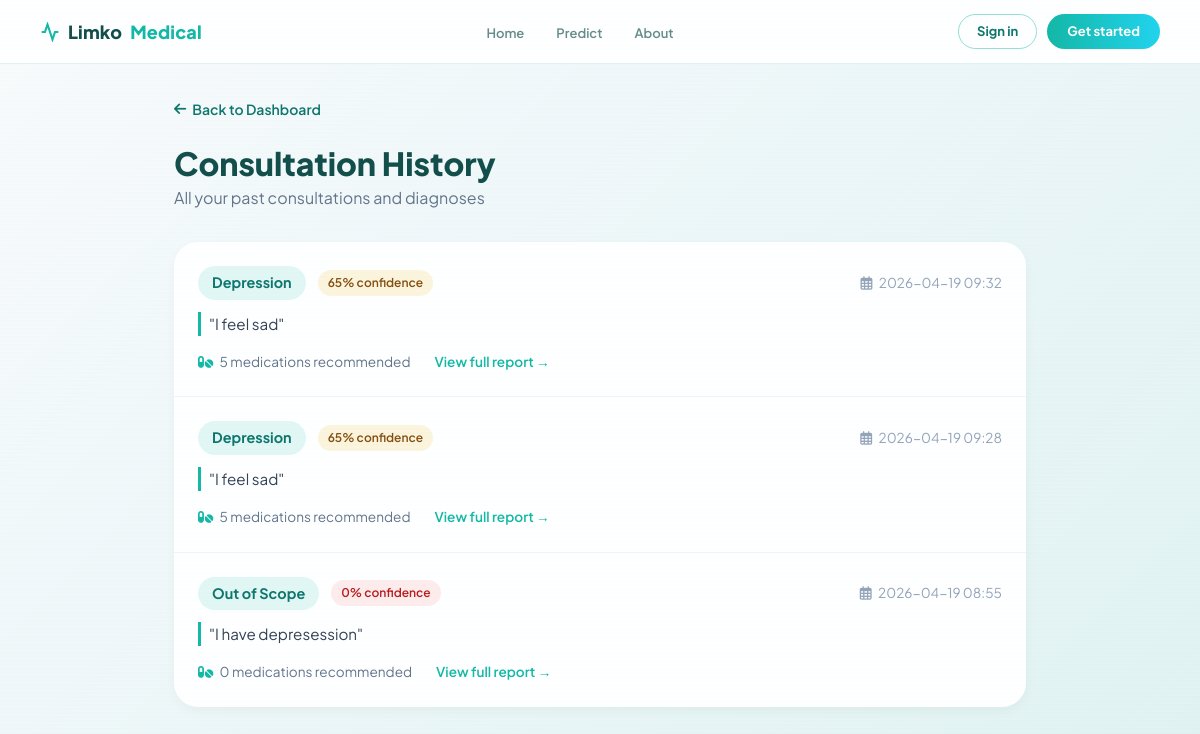
The page /history (signed in) on the database as committed earlier.
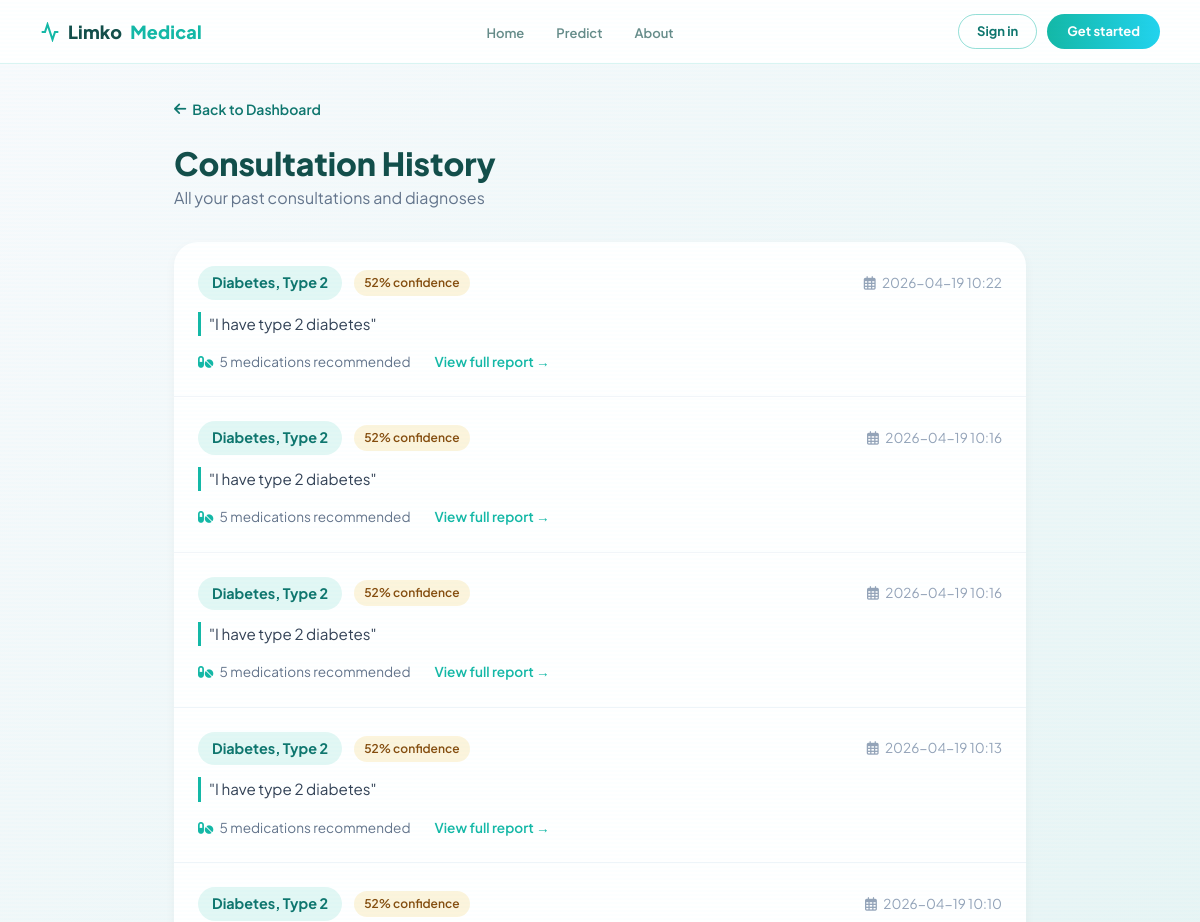
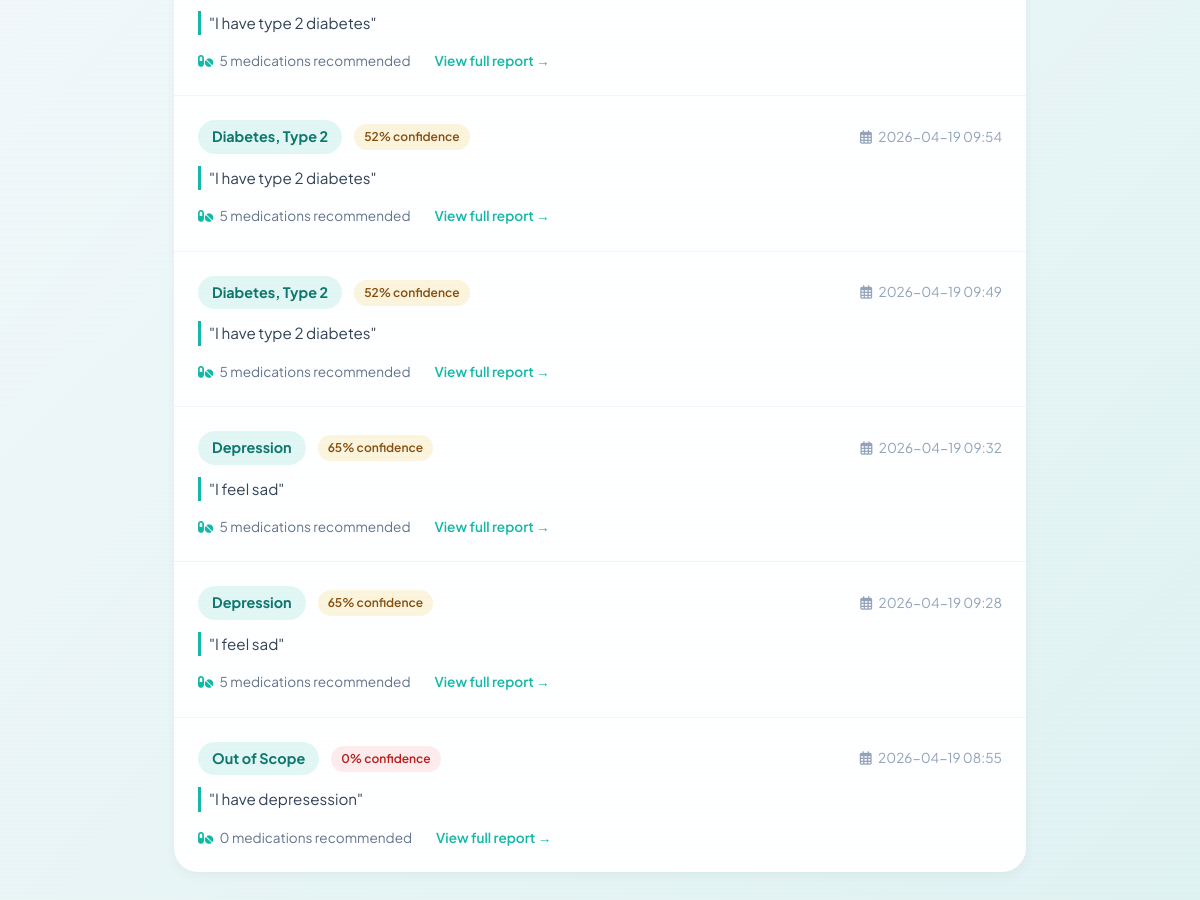
The same page on the database as committed later (2 pictures, top to bottom).
### tables this page shows
CREATE TABLE consultations (
                    consultation_id INTEGER PRIMARY KEY AUTOINCREMENT,
                    user_id TEXT NOT NULL,
                    symptoms TEXT NOT NULL,
                    predicted_condition TEXT NOT NULL,
                    confidence REAL NOT NULL,
                    recommendations TEXT,
                    created_at TIMESTAMP DEFAULT CURRENT_TIMESTAMP,
                    FOREIGN KEY (user_id) REFERENCES users(user_id)
                );

### web/routes.py (the view)
@main_bp.route('/history')
@login_required
def history():
    history_service = get_history_service()
    user_id = session['user_id']
    consultations = history_service.get_user_history(user_id)
    return render_template('history.html', consultations=consultations)

### web/routes.py (called while the page is built)
def login_required(f):
    @wraps(f)
    def decorated_function(*args, **kwargs):
        if 'user_id' not in session:
            flash('Please sign in to access this page.', 'error')
            return redirect(url_for('main.login'))
        return f(*args, **kwargs)
    return decorated_function

def get_history_service():
    if not hasattr(current_app, '_history'):
        current_app._history = HistoryService()
    return current_app._history

### web/templates/history.html (shortened to what this page needs)
{% extends "base.html" %}
{% block content %}
<div class="history-page">
    <div class="history-container">
        <a href="{{ url_for('main.dashboard') }}" class="back-link">
            <i class="fas fa-arrow-left"></i> Back to Dashboard
        </a>
        <div class="page-header">
            <div>
                <h1>Consultation History</h1>
                <p>All your past consultations and diagnoses</p>
            </div>
        </div>
        {% if consultations %}
        <div class="history-card">
            {% for consult in consultations %}
            <div class="history-item">
                <div class="history-header">
                    <div class="history-condition">
                        <span class="condition-badge">{{ consult.condition }}</span>
                        {% set cl = 'High' if consult.confidence >= 0.7 else ('Moderate' if consult.confidence >= 0.5 else 'Low') %}
                        <span class="confidence-badge confidence-{{ cl|lower }}">
                            {{ (consult.confidence * 100)|int }}% confidence
                        </span>
                    </div>
                    <div class="history-date">
                        <i class="far fa-calendar-alt me-1"></i>
                        {{ consult.created_at[:16] }}
                    </div>
                </div>
                <div class="history-symptoms">
                    "{{ consult.symptoms }}"
                </div>
                <div class="history-footer">
                    <span class="recommendation-count">
                        <i class="fas fa-pills"></i>
                        {{ consult.recommendations|length }} medication{{ 's' if consult.recommendations|length != 1 }} recommended
                    </span>
                    <a href="#" class="view-details">
                        View full report →
                    </a>
                </div>
            </div>
            {% endfor %}
        </div>
        {% endif %}
    </div>
</div>
{% endblock %}

### web/templates/base.html (shortened to what this page needs)
<!DOCTYPE html>
<html lang="en">
<head>
    <link href="https://cdn.jsdelivr.net/npm/bootstrap@5.3.0/dist/css/bootstrap.min.css" rel="stylesheet">
    <link rel="stylesheet" href="https://cdnjs.cloudflare.com/ajax/libs/font-awesome/6.4.0/css/all.min.css">
    <link rel="stylesheet" href="{{ url_for('static', filename='css/style.css') }}">
</head>
<body>
    {% block navbar %}
    <nav class="main-nav">
        <a href="{{ url_for('main.index') }}" class="main-nav-logo">
            <svg viewBox="0 0 24 24" fill="none" stroke="#14b8a6" stroke-width="2.5">
                <polyline points="22 12 18 12 15 21 9 3 6 12 2 12"/>
            </svg>
            Limko<span>Medical</span>
        </a>
        <ul class="main-nav-links">
            <li><a href="{{ url_for('main.index') }}">Home</a></li>
            <li><a href="{{ url_for('main.predict') }}">Predict</a></li>
            <li><a href="{{ url_for('main.about') }}">About</a></li>
        </ul>
        <div class="main-nav-actions">
            <button class="nav-btn-ghost">Sign in</button>
            <a href="{{ url_for('main.predict') }}" class="nav-btn-fill">Get started</a>
        </div>
    </nav>
    {% endblock %}
    <main>
        {% block content %}{% endblock %}
    </main>
</body>
</html>

### web/static/css/style.css (style rules this page uses)
:root { --background: #020c14; --foreground: #d6f0f8; --muted: rgba(0, 210, 255, 0.06); --muted-fg: #6ba3b8; --border: rgba(0, 210, 255, 0.18); --border-strong: rgba(0, 210, 255, 0.35); --primary: #00d2ff; --primary-strong: #00b8e0; --primary-fg: #020c14; --accent: #00ffcc; --destructive: #ff4a4a; --card: rgba(0, 20, 35, 0.72); --gradient-glow: linear-gradient(135deg, #00d2ff, #00ffcc); --shadow-glow: 0 0 40px rgba(0, 210, 255, 0.22), 0 0 80px rgba(0, 255, 204, 0.1); --shadow-card: 0 8px 32px rgba(0, 0, 0, 0.6), 0 0 0 1px rgba(0, 210, 255, 0.12); --radius: 14px; }
* { box-sizing: border-box; margin: 0; padding: 0; }
html, body { background: var(--background); color: var(--foreground); font-family: "Exo 2", "Segoe UI", system-ui, sans-serif; -webkit-font-smoothing: antialiased; min-height: 100vh; }
a { color: inherit; text-decoration: none; }
button { font-family: inherit; cursor: pointer; border: none; background: none; color: inherit; }
body::after { content: ""; position: fixed; inset: 0; background: repeating-linear-gradient( 0deg, transparent, transparent 2px, rgba(0, 210, 255, 0.012) 2px, rgba(0, 210, 255, 0.012) 4px ); pointer-events: none; z-index: 9999; }

### web/templates/base.html (style rules this page uses)
*, *::before, *::after { box-sizing: border-box; }
body { font-family: 'Plus Jakarta Sans', system-ui, sans-serif; background: #f8fafc; color: #134e4a; margin: 0; }
.main-nav { position: sticky; top: 0; z-index: 100; height: 64px; padding: 0 2.5rem; display: flex; align-items: center; justify-content: space-between; background: rgba(255,255,255,0.9); backdrop-filter: blur(14px); -webkit-backdrop-filter: blur(14px); border-bottom: 1px solid rgba(20,184,166,0.15); }
.main-nav-logo { display: flex; align-items: center; gap: 8px; font-size: 18px; font-weight: 800; color: #134e4a; text-decoration: none; letter-spacing: 0.01em; }
.main-nav-logo span { color: #14b8a6; }
.main-nav-logo svg { width: 20px; height: 20px; }
.main-nav-links { display: flex; gap: 2rem; list-style: none; margin: 0; padding: 0; }
.main-nav-links a { font-size: 13px; font-weight: 600; color: #134e4a; text-decoration: none; opacity: 0.65; transition: opacity 0.2s, color 0.2s; }
.main-nav-actions { display: flex; align-items: center; gap: 10px; }
.nav-btn-ghost { background: transparent; border: 1.5px solid rgba(20,184,166,0.45); color: #0f766e; padding: 7px 18px; border-radius: 50px; font-size: 13px; font-weight: 700; cursor: pointer; font-family: inherit; }
.nav-btn-fill { background: linear-gradient(90deg, #14b8a6, #22d3ee); color: white; border: none; padding: 8px 20px; border-radius: 50px; font-size: 13px; font-weight: 700; cursor: pointer; text-decoration: none; font-family: inherit; }

Rows that differ between the two databases and show on the page:
added consultations: condition "Diabetes, Type 2", (consult.confidence*100)|int "52", created_at "2026-04-19 10:22", symptoms "I have type 2 diabetes", recommendations|length "5", recommendations "s"
added consultations: condition "Diabetes, Type 2", (consult.confidence*100)|int "52", created_at "2026-04-19 10:16", symptoms "I have type 2 diabetes", recommendations|length "5", recommendations "s"
added consultations: condition "Diabetes, Type 2", (consult.confidence*100)|int "52", created_at "2026-04-19 10:16", symptoms "I have type 2 diabetes", recommendations|length "5", recommendations "s"
added consultations: condition "Diabetes, Type 2", (consult.confidence*100)|int "52", created_at "2026-04-19 10:13", symptoms "I have type 2 diabetes", recommendations|length "5", recommendations "s"
added consultations: condition "Diabetes, Type 2", (consult.confidence*100)|int "52", created_at "2026-04-19 10:10", symptoms "I have type 2 diabetes", recommendations|length "5", recommendations "s"
added consultations: condition "Diabetes, Type 2", (consult.confidence*100)|int "52", created_at "2026-04-19 09:54", symptoms "I have type 2 diabetes", recommendations|length "5", recommendations "s"
added consultations: condition "Diabetes, Type 2", (consult.confidence*100)|int "52", created_at "2026-04-19 09:49", symptoms "I have type 2 diabetes", recommendations|length "5", recommendations "s"
